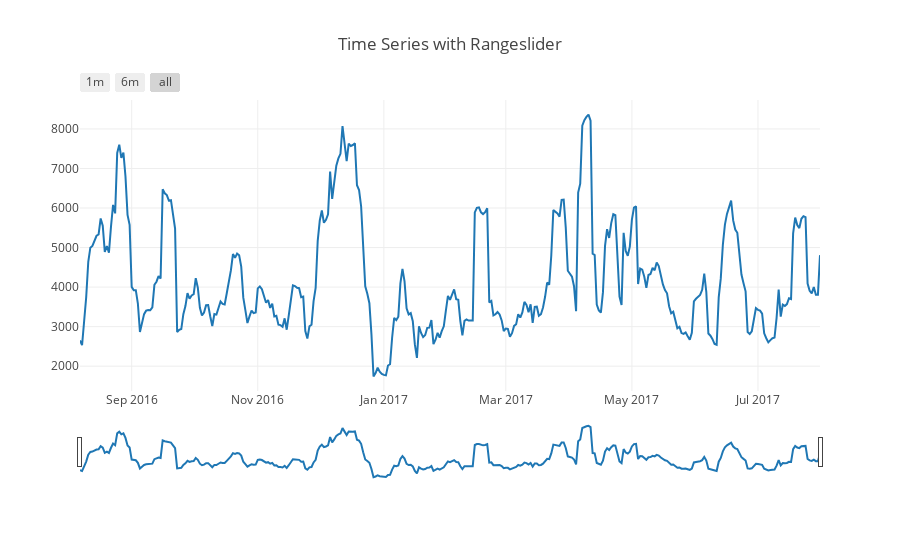

Notebook source saved alongside this figure:
### Code cell
data = [go.Scatter(x=revenue.ds, 
               y=revenue.y, 
               name = 'Daily Rolling Revenue',
               mode = 'lines',
              )]

layout = dict(
    title='Time Series with Rangeslider',
    xaxis=dict(
        rangeselector=dict(
            buttons=list([
                dict(count=1,
                     label='1m',
                     step='month',
                     stepmode='backward'),
                dict(count=6,
                     label='6m',
                     step='month',
                     stepmode='backward'),
                dict(step='all')
            ])
        ),
        rangeslider=dict(
            visible = True
        ),
        type='date'
    )
)

fig = dict(data=data, layout=layout)
plotly.offline.iplot(fig, filename = "Time Series with Rangeslider")

### Figure 1 — Plotly figure (JSON) as saved in the notebook; plotly's stock layout.template omitted (floating-point values rounded to 4 significant figures; data arrays with more than 128 entries replaced by an {"elided": "..."} marker saying what was removed)
{"data": [{"mode": "lines", "name": "Daily Rolling Revenue", "type": "scatter", "uid": "6f937f1c-db23-11e8-814b-a45e60cb1c79", "x": {"elided": "359 str values"}, "y": {"elided": "359 float values"}}], "layout": {"title": "Time Series with Rangeslider", "xaxis": {"rangeselector": {"buttons": [{"count": 1, "label": "1m", "step": "month", "stepmode": "backward"}, {"count": 6, "label": "6m", "step": "month", "stepmode": "backward"}, {"step": "all"}]}, "rangeslider": {"visible": true}, "type": "date"}}}
